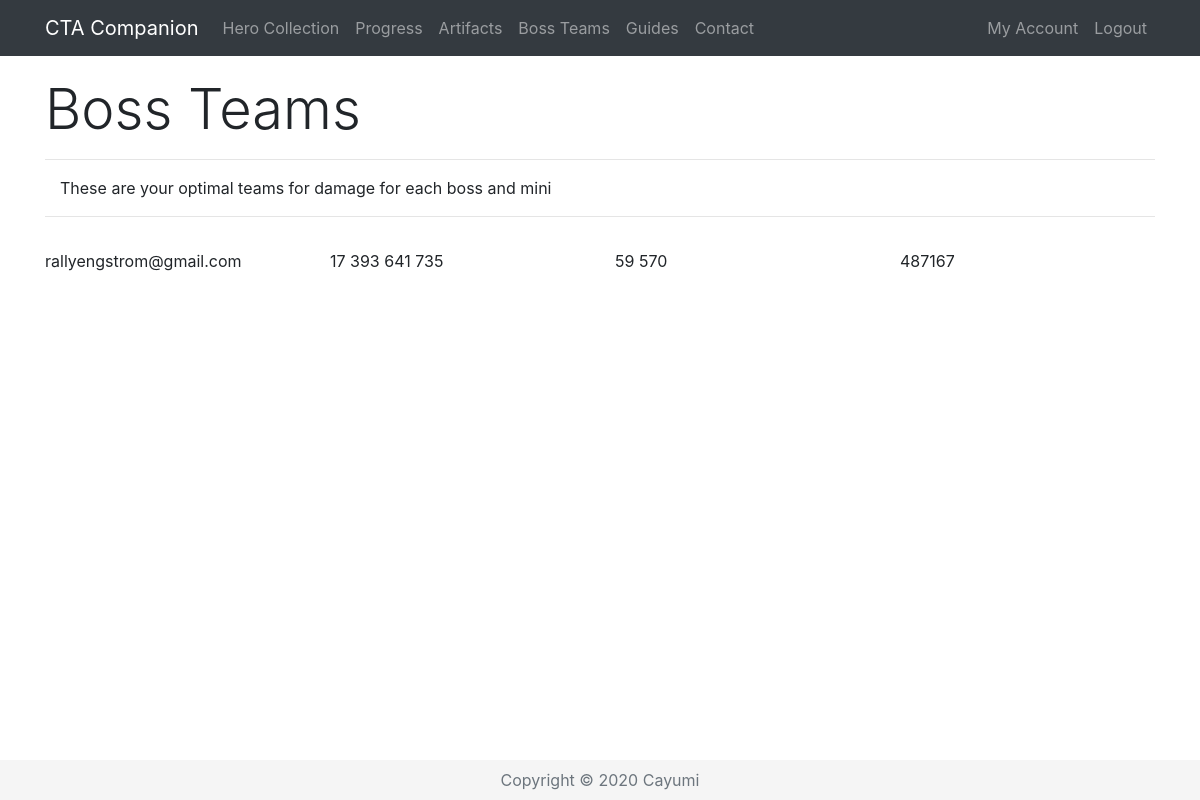
The page /bossTeam/Cayumi (signed in) on the database as committed earlier.
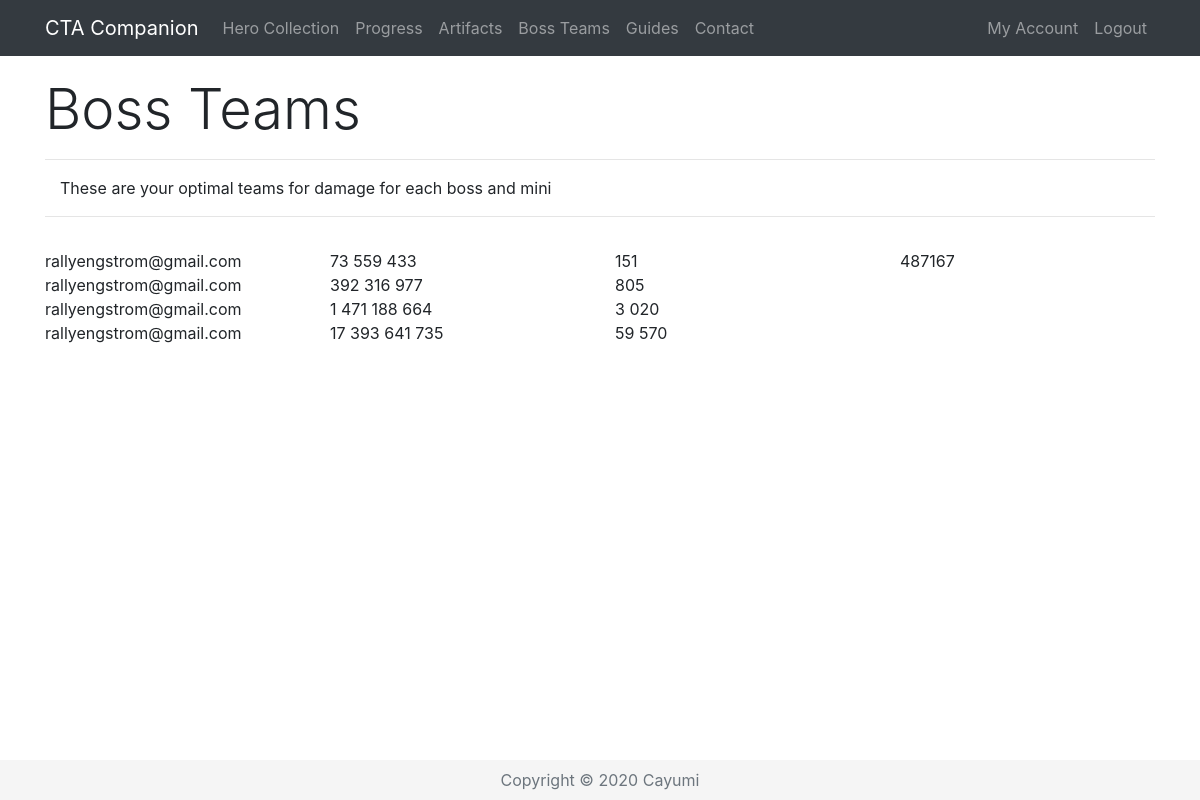
The same page on the database as committed later.
### app/models.py (models this page shows, shortened)
class Hero(db.Model):
    id = db.Column(db.Integer, primary_key=True)
    level = db.Column(db.Integer, index=True)
    awaken = db.Column(db.Integer, index=True)
    wpn = db.Column(db.Integer, index=True)
    medals = db.Column(db.Integer, index=True)
    runedAtk = db.Column(db.Integer, index=True)
    runedHp = db.Column(db.Integer, index=True)
    runedDef = db.Column(db.Integer, index=True)
    runedAps = db.Column(db.Integer, index=True)
    runedCrit = db.Column(db.Integer, index=True)
    runedCritDmg = db.Column(db.Integer, index=True)
    user_id = db.Column(db.Integer, db.ForeignKey('user.id'))
    base_id = db.Column(db.Integer, db.ForeignKey('base.id'))
    def atk(self):
        runedAttack = self.runedAtk
        base = self.baseStats.atk
        level = self.level
        awaken = self.awaken
        atk = int(base * (2 ** (level - 1)) * (1.5 ** awaken))
        runedAtk = atk + (atk * (runedAttack / 100))
        return int(runedAtk)
    def aps(self):
        runedAps = self.runedAps
        base = self.baseStats.aps
        runedAps = base + (base * (runedAps / 100))
        return runedAps
    def crit(self):
        runedCrit = self.runedCrit
        base = self.baseStats.crit
        return (base + runedCrit)/100
    def critDmg(self):
        runedDmg = self.runedCritDmg
        base = self.baseStats.critDmg
        return (base + runedDmg)/100
    def dpsSP2(self):
        sp2 = self.baseStats.sp2
        sp2num = self.baseStats.sp2num
        atk = self.atk() * self.player.artAtk2(self.baseStats.element)
        aps = self.aps()
        crit = self.crit()
        critDmg = self.critDmg()
        dps = ((atk * aps * (1-crit)) + (atk * aps * crit * critDmg)) * (6 + sp2 * sp2num)/7
        dps = int(round(dps))
        return '{:,}'.format(dps).replace(',', ' ')
    def raidDPS(self):
        sp2 = self.baseStats.sp2
        sp2num = self.baseStats.sp2num
        atk = self.atk()
        aps = self.aps()
        crit = self.crit()
        critDmg = self.critDmg()
        dps = ((atk * aps * (1-crit)) + (atk * aps * crit * critDmg)) * (6 + sp2 * sp2num)/7
        dps = int(round(dps))
        return '{:,}'.format(dps).replace(',', ' ')
    def testing(self, user):
        x = self.player.email
        return x

class User(UserMixin, db.Model):
    id = db.Column(db.Integer, primary_key=True)
    username = db.Column(db.String(64), index=True, unique=True)
    email = db.Column(db.String(120), index=True, unique=True)
    password_hash = db.Column(db.String(128))
    registered = db.Column(db.DateTime, default=datetime.utcnow)
    prismPower = db.Column(db.Integer, default=0, index=True)
    heroPower = db.Column(db.Integer, default=0, index=True)
    artifactPower = db.Column(db.Integer, default=0, index=True)
    daysPlayed = db.Column(db.Integer, default=0, index=True)
    posts = db.relationship('Post', backref='author', lazy='dynamic')
    heroes = db.relationship('Hero', backref='player', lazy='dynamic')
    artifacts = db.relationship('Artifact', backref='owner', lazy='dynamic')
    def artAtk2(self, element):
        arts = self.artifacts
        attack = 0
        glBreak = 5000000
        for i in arts:
            if i.artBase.element == element or i.artBase.element == "All":
                attack += i.artBase.atk + ((i.level - 1) * i.artBase.atkLevel)
            if i.artBase.id == 79:
                if self.heroPower < glBreak:
                    attack += int((0.005 + (0.001 * i.level)) * self.heroPower)
                else:
                    attack += int((0.005 + (0.001 * i.level)) * (glBreak + ((self.heroPower - glBreak) / 2)))
        Vulcan = 0  # 16, 17, 18
        Abaddon = 0  # 1, 2, 3
        Phoenix = 0  # 34, 35, 36
        Abyssal = 0  # 19, 20, 21
        Efreeti = 0  # 37, 38, 39
        Hades = 0  # 43, 44, 45
        for i in arts:
            if i.artbase_id == 16 or i.artbase_id == 17 or i.artbase_id == 18:
                Vulcan += 1
            elif i.artbase_id == 1 or i.artbase_id == 2 or i.artbase_id == 3:
                Abaddon += 1
            elif i.artbase_id == 34 or i.artbase_id == 35 or i.artbase_id == 36:
                Phoenix += 1
            elif i.artbase_id == 19 or i.artbase_id == 20 or i.artbase_id == 21:
                Abyssal += 1
            elif i.artbase_id == 37 or i.artbase_id == 38 or i.artbase_id == 39:
                Efreeti += 1
            elif i.artbase_id == 43 or i.artbase_id == 44 or i.artbase_id == 45:
                Hades += 1
        if Vulcan == 3:
            attack += 10000
        if Abaddon == 3:
            attack += 10000
        if Phoenix == 3:
            attack += 4000
        if Abyssal == 3:
            attack += 4000
        if Hades == 3:
            attack += 1000
        return attack

class Base(db.Model):
    id = db.Column(db.Integer, primary_key=True)
    name = db.Column(db.String(32), index=True, unique=True)
    nameSafe = db.Column(db.String(32), index=True, unique=True)
    job = db.Column(db.String(16), index=True)
    rarity = db.Column(db.String(16), index=True)
    element = db.Column(db.String(16), index=True)
    gender = db.Column(db.String(16), index=True)
    crusher = db.Column(db.Integer, index=True)
    fly = db.Column(db.Integer, index=True)
    blitz = db.Column(db.Integer, index=True)
    atk = db.Column(db.Integer, index=True)
    hp = db.Column(db.Integer, index=True)
    defense = db.Column(db.Integer, index=True)
    crit = db.Column(db.Integer, index=True)
    critDmg = db.Column(db.Integer, index=True)
    movespeed = db.Column(db.Integer, index=True)
    aps = db.Column(db.Integer, index=True)
    arange = db.Column(db.Integer, index=True)
    resistance = db.Column(db.Integer, index=True)
    frenzy = db.Column(db.Integer, index=True)
    dodge = db.Column(db.Integer, index=True)
    stun = db.Column(db.Integer, index=True)
    stunTime = db.Column(db.Integer, index=True)
    aoe = db.Column(db.Integer, index=True)
    ult = db.Column(db.Integer, index=True)
    kshp = db.Column(db.Integer, index=True)
    gold = db.Column(db.Integer, index=True)
    freeze = db.Column(db.Integer, index=True)
    freezeTime = db.Column(db.Integer, index=True)
    freezeDmg = db.Column(db.Integer, index=True)
    burn = db.Column(db.Integer, index=True)
    burnTime = db.Column(db.Integer, index=True)
    burnDmg = db.Column(db.Integer, index=True)
    poison = db.Column(db.Integer, index=True)
    poisonTime = db.Column(db.Integer, index=True)
    poisonDmg = db.Column(db.Integer, index=True)
    sp2 = db.Column(db.Integer, index=True)
    sp2num = db.Column(db.Integer, index=True)
    buffElement = db.Column(db.String(16), index=True)
    buffType = db.Column(db.Integer, index=True)
    buffStat = db.Column(db.String(16), index=True)
    buff = db.Column(db.Integer, index=True)
    heroes = db.relationship('Hero', backref='baseStats', lazy='dynamic')

class ArtBase(db.Model):
    id = db.Column(db.Integer, primary_key=True)
    star = db.Column(db.Integer, index=True)
    name = db.Column(db.String(32), index=True)
    atk = db.Column(db.Integer, index=True)
    atkLevel = db.Column(db.Integer, index=True)
    critDmg = db.Column(db.Integer, index=True)
    critDmgLevel = db.Column(db.Integer, index=True)
    element = db.Column(db.String(16), index=True)
    artifacts = db.relationship('Artifact', backref='artBase', lazy='dynamic')

class Artifact(db.Model):
    id = db.Column(db.Integer, primary_key=True)
    level = db.Column(db.Integer, default=0, index=True)
    type = db.Column(db.String(16), index=True)
    user_id = db.Column(db.Integer, db.ForeignKey('user.id'))
    artbase_id = db.Column(db.Integer, db.ForeignKey('art_base.id'))

### app/routes.py (the view)
@app.route('/bossTeam/<username>')
@login_required
def bossTeam(username):
    user = User.query.filter_by(username=username).first_or_404()
    heroes = Hero.query.filter_by(player=user).filter(Hero.level > 0)
    bosskraken = kraken
    return render_template('bossTeam.html', user=user, title='Boss Teams', heroes=heroes, bosskraken=bosskraken)

### app/models.py (called while the page is built)
@login.user_loader
def load_user(id):
    return User.query.get(int(id))

### app/templates/bossTeam.html
{% extends "base.html" %}
{% block content %}
 <div class="row pt-3">
    <div class="col-lg-12">
      <h1 class="display-4">Boss Teams</h1>
      <hr>
      <p class="instructions">These are your optimal teams for damage for each boss and mini</p>
      <hr>
    </div>
 </div>
 <div class="row pt-3">
    <div class="col-lg-3">
      {% for i in heroes %}
      {{ i.testing(user) }}<br>
      {% endfor %}
 </div>
        <div class="col-lg-3">
      {% for i in heroes %}
      {{ i.dpsSP2() }}<br>
      {% endfor %}
 </div>
        <div class="col-lg-3">
      {% for i in heroes %}
      {{ i.raidDPS() }}<br>
      {% endfor %}
 </div>
    <div class="col-lg-3">
      {{ user.artAtk2("Fire") }}
 </div>
 </div>
{% endblock %}

### app/templates/base.html (shortened to what this page needs)
<!DOCTYPE html>
<html lang="en">
  <head>
    <link rel="stylesheet" href="https://stackpath.bootstrapcdn.com/bootstrap/4.5.0/css/bootstrap.min.css">
    <link rel="stylesheet" type="text/css" href="https://cdn.datatables.net/v/bs4/dt-1.10.21/r-2.2.5/datatables.min.css"/>
    <link href="{{ url_for('static', filename='style.css') }}" rel="stylesheet">
  </head>
  <body>
  <header>
<nav class="navbar navbar-expand-lg fixed-top navbar-dark bg-dark">
  <div class="container">
    <a class="navbar-brand" href="{{ url_for('index') }}">CTA Companion</a>
    <div class="collapse navbar-collapse" id="ctacNav">
      <ul class="navbar-nav mr-auto">
          {% if current_user.is_authenticated %}
        <li class="nav-item">
            {% if heroactive == 1 %}
            <a class="nav-link active" href="{{ url_for('collection', username=current_user.username) }}">Hero Collection</a>
            {% else %}
            <a class="nav-link" href="{{ url_for('collection', username=current_user.username) }}">Hero Collection</a>
            {% endif %}
        </li>
        <li class="nav-item">
            {% if progressactive == 1 %}
            <a class="nav-link active" href="{{ url_for('progress', username=current_user.username) }}">Progress</a>
            {% else %}
            <a class="nav-link" href="{{ url_for('progress', username=current_user.username) }}">Progress</a>
            {% endif %}
        </li>
        <li class="nav-item">
          <a class="nav-link" href="{{ url_for('artifacts', username=current_user.username) }}">Artifacts</a>
        </li>
        <li class="nav-item">
          <a class="nav-link" href="{{ url_for('bossTeam', username=current_user.username) }}">Boss Teams</a>
        </li>
          {% endif %}
        <li class="nav-item">
          <a class="nav-link" href="#">Guides</a>
        </li>
        <li class="nav-item">
          <a class="nav-link" href="{{ url_for('contact') }}">Contact</a>
        </li>
      </ul>
      <ul class="navbar-nav ml-auto">
        {% if current_user.is_anonymous %}
      <li class="nav-item">
          <a class="nav-link" href="{{ url_for('login') }}">Login</a>
      </li>
      <li class="nav-item">
          <a class="nav-link" href="{{ url_for('register') }}">Sign up</a>
      </li>
        {% else %}
      <li class="nav-item">
            {% if useractive == 1 %}
            <a class="nav-link active" href="{{ url_for('account', username=current_user.username) }}">My Account</a>
            {% else %}
            <a class="nav-link" href="{{ url_for('account', username=current_user.username) }}">My Account</a>
            {% endif %}
      </li>
      <li class="nav-item">
          <a class="nav-link" href="{{ url_for('logout') }}">Logout</a>
      </li>
        {% endif %}
      </ul>
    </div>
  </div>
</nav></header>
<main role="main">
<div class="container">
{% block content %}{% endblock %}
</div></main>
<footer class="footer mt-auto text-center">
  <div class="container">
    <span class="text-muted">Copyright &copy; 2020 <a href="http://www.cayumi.com" target="_blank" class="text-muted">Cayumi</a></span>
  </div>
</footer>
  </body>
</html>

### app/static/style.css (style rules this page uses)
main > .container { padding: 60px 15px 0; }
.footer { background-color: #f5f5f5; }
.footer > .container { padding-right: 15px; padding-left: 15px; }
.instructions { padding-left: 15px; }

### app/templates/base.html (style rules this page uses)
html { position: relative; min-height: 100%; }
body { margin-bottom: 40px; }
.footer { position: absolute; bottom: 0; width: 100%; height: 40px; line-height: 40px; background-color: #f5f5f5; }

Rows that differ between the two databases and show on the page:
now on this page (row edited): Hero: testing "rallyengstrom@gmail.com", dpsSP2 "73 559 433", raidDPS "151"
now on this page (row edited): Hero: testing "rallyengstrom@gmail.com", dpsSP2 "392 316 977", raidDPS "805"
now on this page (row edited): Hero: testing "rallyengstrom@gmail.com", dpsSP2 "1 471 188 664", raidDPS "3 020"
